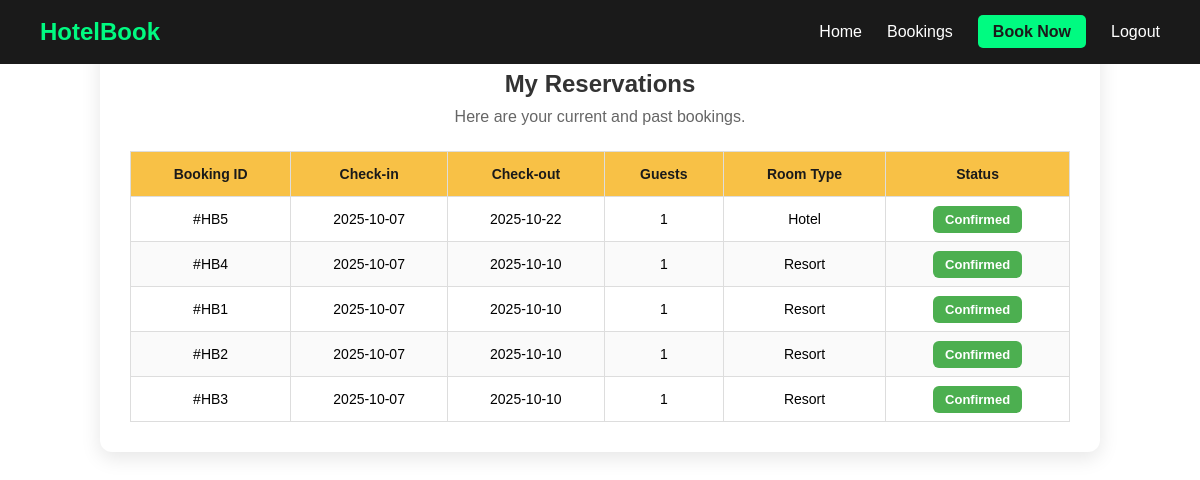
Screenshot of /backend/details.php (signed in) with the database file from the repository.
### tables this page shows
CREATE TABLE `bookings` (
  `id` int(11) NOT NULL,
  `user_id` int(11) NOT NULL,
  `checkin_date` date NOT NULL,
  `checkout_date` date NOT NULL,
  `guests` int(11) NOT NULL,
  `room_type` varchar(100) NOT NULL,
  `status` varchar(50) NOT NULL DEFAULT 'confirmed',
  `created_at` timestamp NOT NULL DEFAULT current_timestamp()
);

### backend/details.php (the view, shortened to what this page needs)
<?php
require_once __DIR__ . '/../mysql/config/database.php';
$userId = $_SESSION['user_id'];
$query = "SELECT id, checkin_date, checkout_date, guests, room_type, status FROM bookings WHERE user_id = ? ORDER BY created_at DESC";
$stmt = mysqli_prepare($conn, $query);
mysqli_stmt_bind_param($stmt, 'i', $userId);
mysqli_stmt_execute($stmt);
$result = mysqli_stmt_get_result($stmt);
$bookings = $result ? mysqli_fetch_all($result, MYSQLI_ASSOC) : [];
?>
<!DOCTYPE html>
<html lang="en">
<head>
  <link rel="stylesheet" href="../frontend/detailsstyle.css">
  <link rel="stylesheet" href="../frontend/style.css">
</head>
<body>
  <nav class="navbar">
    <div class="logo">HotelBook</div>
    <ul class="nav-links">
      <li><a href="../frontend/index.html">Home</a></li>
      <li><a href="details.php" target="_blank">Bookings</a></li>
      <li><a href="../frontend/checkin.html" class="btn " target="_blank">Book Now</a></li>
      <li><a href="logout.php">Logout</a></li>
    </ul>
  </nav>
  <div class="bookings-container">
    <h2>My Reservations</h2>
    <p>Here are your current and past bookings.</p>
    <table class="bookings-table">
      <thead>
        <tr>
          <th>Booking ID</th>
          <th>Check-in</th>
          <th>Check-out</th>
          <th>Guests</th>
          <th>Room Type</th>
          <th>Status</th>
        </tr>
      </thead>
      <tbody>
        <?php if (empty($bookings)) { ?>
          <tr>
            <td colspan="6">No bookings found.</td>
          </tr>
        <?php } else { ?>
          <?php foreach ($bookings as $b) { ?>
            <tr>
              <td>#HB<?php echo htmlspecialchars($b['id']); ?></td>
              <td><?php echo htmlspecialchars($b['checkin_date']); ?></td>
              <td><?php echo htmlspecialchars($b['checkout_date']); ?></td>
              <td><?php echo htmlspecialchars($b['guests']); ?></td>
              <td><?php echo htmlspecialchars(ucfirst($b['room_type'])); ?></td>
              <td><span class="status <?php echo htmlspecialchars($b['status']); ?>"><?php echo htmlspecialchars(ucfirst($b['status'])); ?></span></td>
            </tr>
          <?php } ?>
        <?php } ?>
      </tbody>
    </table>
  </div>
</body>
</html>

### frontend/detailsstyle.css (style rules this page uses)
* { margin: 0; padding: 0; box-sizing: border-box; }
body { font-family: Arial, Helvetica, sans-serif; background: #f5f5f5; padding: 40px 20px; }
.bookings-container { max-width: 1000px; margin: auto; background: #fff; padding: 30px; border-radius: 12px; box-shadow: 0 6px 20px rgba(0,0,0,0.1); }
.bookings-container h2 { margin-bottom: 10px; color: #333; text-align: center; }
.bookings-container p { margin-bottom: 25px; color: #666; text-align: center; }
.bookings-table { width: 100%; border-collapse: collapse; text-align: center; }
.bookings-table thead { background: #f8c146; color: #1a1a1a; }
.bookings-table th, .bookings-table td { padding: 14px; border: 1px solid #ddd; font-size: 14px; }
.bookings-table tbody tr:nth-child(even) { background: #fafafa; }
.status { padding: 6px 12px; border-radius: 6px; font-weight: bold; font-size: 13px; }
.status.confirmed { background: #4caf50; color: #fff; }

### frontend/style.css (style rules this page uses)
* { margin: 0; padding: 0; box-sizing: border-box; }
body { background-color: white; font-family: Arial, Helvetica, sans-serif; }
.navbar { display: flex; justify-content: space-between; align-items: center; background-color: #1a1a1a; padding: 18px 40px; position: fixed; top: 0; left: 0; width: 100%; z-index: 1000; }
.logo { font-size: 24px; font-weight: bold; color: lab(86.72% -74.25 42.93); }
.nav-links { list-style: none; display: flex; flex-wrap: wrap; gap: 25px; }
.nav-links li a { text-decoration: none; color: #ffffff; font-size: 16px; transition: color 0.3s ease; }
.btn { background-color: lab(86.72% -74.25 42.93); color: #1a1a1a !important; padding: 8px 15px; border-radius: 5px; font-weight: bold; }

### rows the page displays
bookings: id "5", checkin_date "2025-10-07", checkout_date "2025-10-22", guests "1", room_type "Hotel", status "Confirmed"
bookings: id "4", checkin_date "2025-10-07", checkout_date "2025-10-10", guests "1", room_type "Resort", status "Confirmed"
bookings: id "1", checkin_date "2025-10-07", checkout_date "2025-10-10", guests "1", room_type "Resort", status "Confirmed"
bookings: id "2", checkin_date "2025-10-07", checkout_date "2025-10-10", guests "1", room_type "Resort", status "Confirmed"
bookings: id "3", checkin_date "2025-10-07", checkout_date "2025-10-10", guests "1", room_type "Resort", status "Confirmed"
